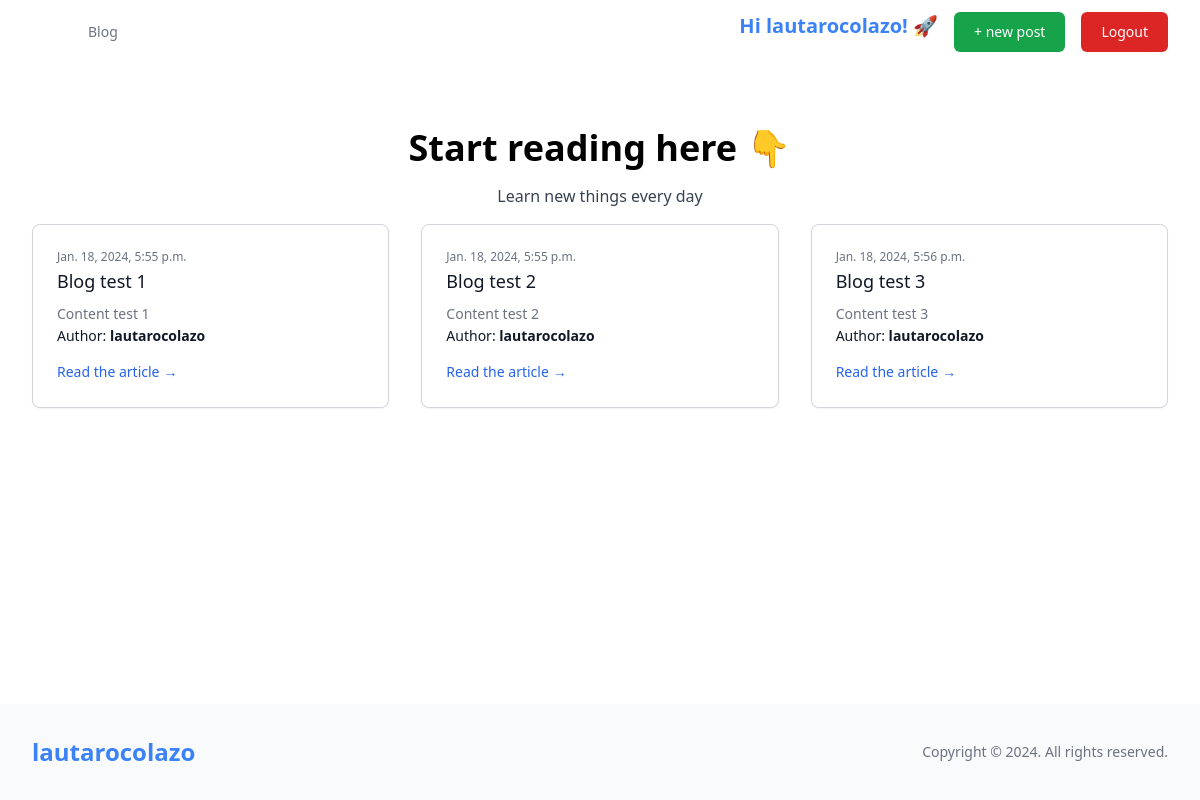
The app's page / (signed in), older data.
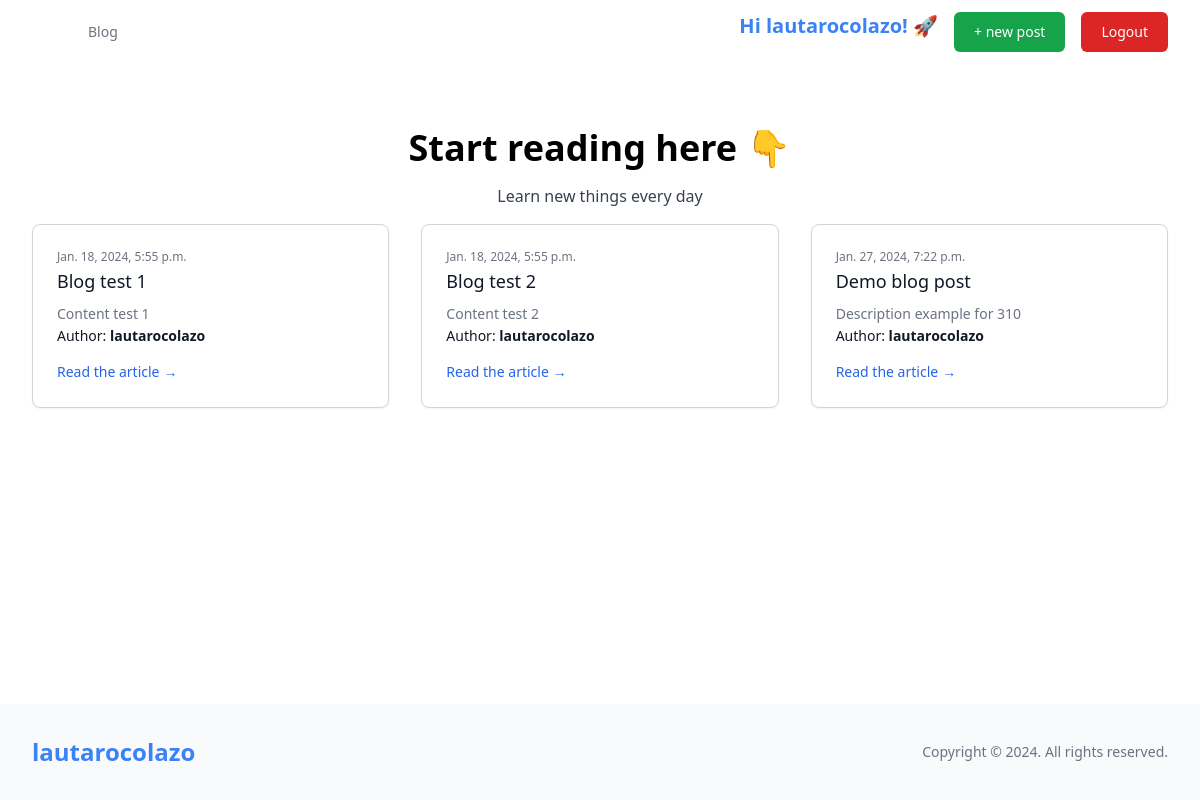
The same page, newer data.
### blog/models.py (models this page shows, shortened)
class BlogPost(models.Model):
    author = models.ForeignKey(
        User, on_delete=models.CASCADE, related_name="blog_posts"
    )
    title = models.CharField(max_length=200)
    content = models.TextField()
    created_at = models.DateTimeField(auto_now_add=True)
    updated_at = models.DateTimeField(auto_now=True)

### app/views.py (the view)
# urls.py: path("", views.home_page, name="home"),
def home_page(request):
    posts = BlogPost.objects.all()
    comments = Comment.objects.all()
    context = {"posts": posts, "comments": comments}
    return render(request, "home.html", context)

### templates/home.html (shortened to what this page needs)
{% extends "base.html" %}
{% block content %}
{% if user.is_authenticated %}
<section>
  <div class="mx-auto max-w-screen-xl px-4 py-8 sm:px-6 sm:py-12 lg:px-8 lg:py-16">
    <div class="mx-auto max-w-lg text-center">
      <h2 class="text-3xl font-bold sm:text-4xl">Start reading here 👇</h2>
      <p class="my-4 text-gray-700">Learn new things every day</p>
    </div>
<div class="grid grid-cols-1 gap-4 lg:grid-cols-3 lg:gap-8">
  {% for post in posts %}
<article
  class="rounded-lg border border-gray-300 bg-white p-4 shadow-sm transition hover:shadow-lg sm:p-6"
>
  <p class="block text-xs text-gray-500"> {{ post.created_at }}</p>
  <a href="#">
      <h3 class="mt-0.5 text-lg font-medium text-gray-900"> {{ post.title }} </h3>
  </a>
  <p class="mt-2 line-clamp-3 text-sm/relaxed text-gray-500">{{ post.content }}</p>
  <p class="block text-sm text-gray-900"> Author: <span class="font-bold">{{ post.author }}</span></p>
  <a href="{% url 'post_detail' post.id %}" class="group mt-4 inline-flex items-center gap-1 text-sm font-medium text-blue-600">
    Read the article
    <span aria-hidden="true" class="block transition-all group-hover:ms-0.5 rtl:rotate-180">
      &rarr;
    </span>
  </a>
</article>
  {% endfor %}
</div>
  </div>
</section>
{% endif %}
{% endblock %}

### templates/base.html (shortened to what this page needs)
<!DOCTYPE html>
<html class="h-full">
<head>
    <script src="https://cdn.tailwindcss.com?plugins=forms,typography,aspect-ratio,line-clamp"></script>
</head>
<body class="flex flex-col h-full">
  <main class="flex-grow">
<header class="bg-white dark:bg-gray-900">
  <div class="mx-auto flex h-16 max-w-screen-xl items-center gap-8 px-4 sm:px-6 lg:px-8">
    <div class="flex flex-1 items-center justify-end md:justify-between">
      <nav aria-label="Global" class="hidden md:block">
        <ul class="flex items-center gap-6 text-sm md:flex md:items-center">
          <li>
          <li>
            <a
              class="text-gray-500 transition hover:text-gray-500/75 dark:text-white dark:hover:text-white/75"
              href="{% url 'home' %}"
            >
              Blog
            </a>
          </li>
        </ul>
      </nav>
      <div class="flex items-center gap-4">
        <div class="sm:flex sm:gap-4">
            {% if user.is_authenticated %}
            <h1 class="font-bold text-xl text-blue-500">
            Hi {{ user.username }}!
            {% if user.is_superuser %}
                🚀
            {% else %}
               👋
            {% endif %}
            </h1>
            {% if user.is_superuser %}
          <a
            class="block rounded-md bg-green-600 px-5 py-2.5 text-sm font-medium text-white transition hover:bg-green-700 dark:hover:bg-green-500"
            href="{% url 'add_post' %}"
          >
          + new post
          </a>
            {% endif %}
          <a
            class="block rounded-md bg-red-600 px-5 py-2.5 text-sm font-medium text-white transition hover:bg-red-700 dark:hover:bg-red-500"
            href="{% url 'logout' %}"
          >
            Logout
          </a>
        {% endif %}
        </div>
      </div>
    </div>
  </div>
</header>
    {% block content %}
    {% endblock %}
  </main>
</body>
<footer class="bg-gray-50 dark:bg-gray-900">
  <div class="mx-auto max-w-screen-xl px-4 py-8 sm:px-6 lg:px-8">
    <div class="sm:flex sm:items-center sm:justify-between">
      <div class="flex justify-center text-teal-600 dark:text-teal-300 sm:justify-start">
          <h2 class="text-blue-500 text-2xl font-bold">lautarocolazo</h2>
      </div>
      <p class="mt-4 text-center text-sm text-gray-500 dark:text-gray-400 lg:mt-0 lg:text-right">
        Copyright &copy; 2024. All rights reserved.
      </p>
    </div>
  </div>
</footer>
</html>

Row changes from the older to the newer data that the page shows:
removed BlogPost: created_at "Jan. 18, 2024, 5:56 p.m.", title "Blog test 3", content "Content test 3", author "lautarocolazo"
added BlogPost: created_at "Jan. 27, 2024, 7:22 p.m.", title "Demo blog post", content "Description example for 310", author "lautarocolazo"
